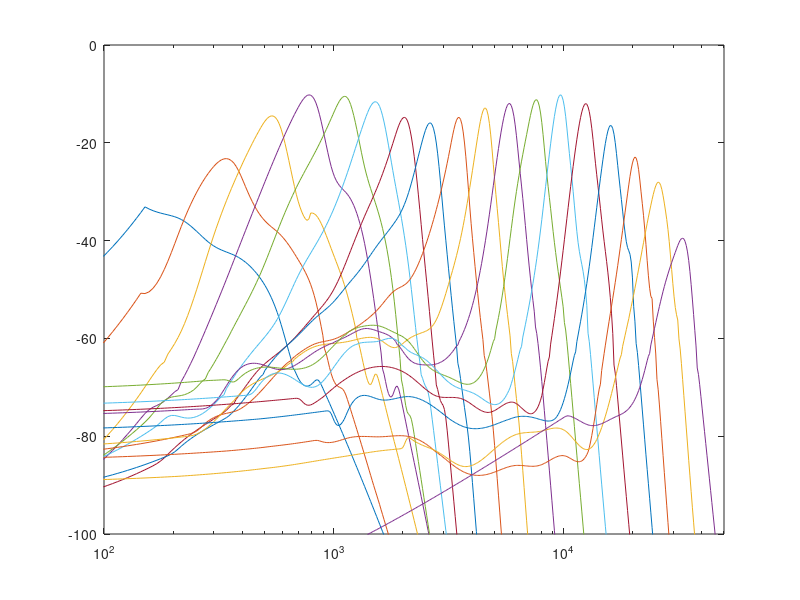
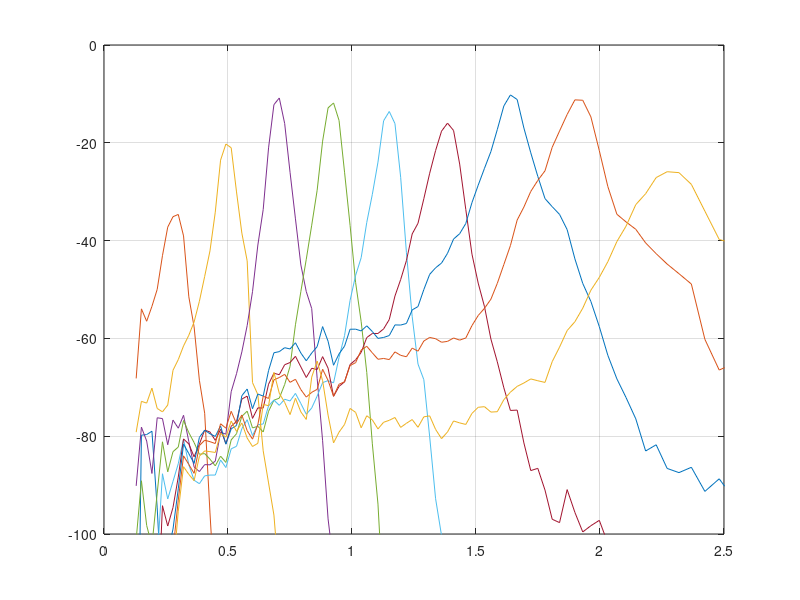

The MATLAB source for these figures, in order:
figure(1); clf

load TC_STC

%Fix the data above 10 kHz
% k=find(Freq_grid>10000);
%	for l=1:92 %Correct freq resp above 10 kHz
% TC_grid(l,k)=TC_grid(l,k).*(Freq_grid(k(1))./Freq_grid(k));
%	end

semilogx(Freq_grid,TC_grid(2:5:91,:));
axis([100,50000,-100,0]);

figure(2); clf


% L=2.1; A=456; a=2.1; k= 0.8
% z=(L-x)/L; fcf=456.0*(10.^(2.1*z) - 0.8 ); %Liberman cochlear map
%

L=2.1;
X = L*( 1 - log10( ( CF_grid + 0.8 )/456.0 )/2.1 );

I=397:-40:2;
plot(X, TC_grid(:,I));
axis([0,2.5,-100,0]);
grid
